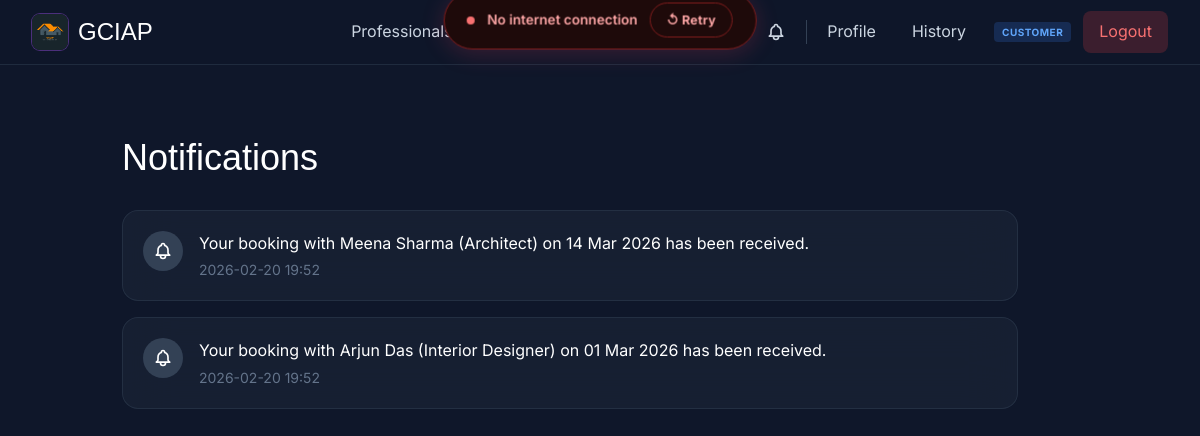
/bookings/notifications/ (signed in), run on the app's committed database.
### bookings/models.py (models this page shows, shortened)
class Notification(models.Model):
    user = models.ForeignKey('auth.User', on_delete=models.CASCADE, related_name='notifications')
    booking = models.ForeignKey(Booking, on_delete=models.CASCADE, related_name='notifications', null=True, blank=True)
    message = models.TextField()
    is_read = models.BooleanField(default=False)
    created_at = models.DateTimeField(auto_now_add=True)

### bookings/views.py (the view)
# urls.py: path('notifications/', views.notifications, name='notifications'),
@login_required
def notifications(request):
    notifications = request.user.notifications.all().order_by('-created_at')
    notifications.filter(is_read=False).update(is_read=True)
    return render(request, 'bookings/notifications.html', {'notifications': notifications})

### users/context_processors.py (called while the page is built)
def role_context(request):
    context = {
        'user_role': None,
        'is_admin': False,
        'is_professional': False,
        'is_customer': False,
        'ROLE_ADMIN': ROLE_ADMIN,
        'ROLE_PROFESSIONAL': ROLE_PROFESSIONAL,
        'ROLE_CUSTOMER': ROLE_CUSTOMER,
    }
    if request.user.is_authenticated:
        user_role = get_user_role(request.user)
        context.update({
            'user_role': user_role,
            'is_admin': user_role == ROLE_ADMIN,
            'is_professional': user_role == ROLE_PROFESSIONAL,
            'is_customer': user_role == ROLE_CUSTOMER,
        })
    return context

### users/roles.py (called while the page is built)
def get_user_role(user):
    if not user or not user.is_authenticated:
        return None
    if user.is_superuser or user.is_staff:
        return ROLE_ADMIN
    if hasattr(user, 'professional'):
        return ROLE_PROFESSIONAL
    return ROLE_CUSTOMER

### templates/bookings/notifications.html (shortened to what this page needs)
{% extends 'base/base.html' %}
{% block content %}
<div class="py-12 px-4 sm:px-6 lg:px-8">
    <div class="max-w-4xl mx-auto">
        <div class="flex items-center justify-between mb-8">
            <h1 class="animate-item font-boa text-4xl text-gradient">Notifications</h1>
        </div>
        {% if notifications %}
        <div class="space-y-4">
            {% for notification in notifications %}
            <div class="animate-item flex items-start gap-4 p-5 rounded-2xl
                {% if not notification.is_read %}bg-purple-500/10 border-purple-500/30{% else %}bg-slate-800/50 border-slate-700/50{% endif %}
                border backdrop-blur-xl transition-all duration-300 hover:border-purple-500/50">
                <div class="w-10 h-10 rounded-full {% if not notification.is_read %}gradient-primary{% else %}bg-slate-700{% endif %} flex items-center justify-center shrink-0">
                </div>
                <div class="flex-1">
                    <p class="text-white {% if not notification.is_read %}font-semibold{% endif %}">{{ notification.message }}</p>
                    <p class="text-slate-500 text-sm mt-1">{{ notification.created_at|date:"Y-m-d H:i" }}</p>
                </div>
            </div>
            {% endfor %}
        </div>
        {% endif %}
    </div>
</div>
{% endblock %}

### static/css/base.css (style rules this page uses)
:root { --primary-gradient: linear-gradient(135deg, #6366f1 0%, #a855f7 100%); --surface-dark: #020617; --surface-light: #1e293b; --glass-bg: rgba(30, 41, 59, 0.4); --glass-border: rgba(255, 255, 255, 0.05); --text-primary: #f8fafc; --text-secondary: #94a3b8; --accent-color: #8b5cf6; }
* { margin: 0; padding: 0; box-sizing: border-box; }
body { font-family: 'Inter', sans-serif; line-height: 1.6; color: var(--text-primary); background-color: var(--surface-dark); }
.font-boa { font-family: 'BoaConstruktorBold', sans-serif; }

### data on the page
Notification: message "Your booking with Meena Sharma (Architect) on 14 Mar 2026 has been received.", created_at "2026-02-20 19:52"
Notification: message "Your booking with Arjun Das (Interior Designer) on 01 Mar 2026 has been received.", created_at "2026-02-20 19:52"

### other printed values
{{ user_role }} "CUSTOMER"
